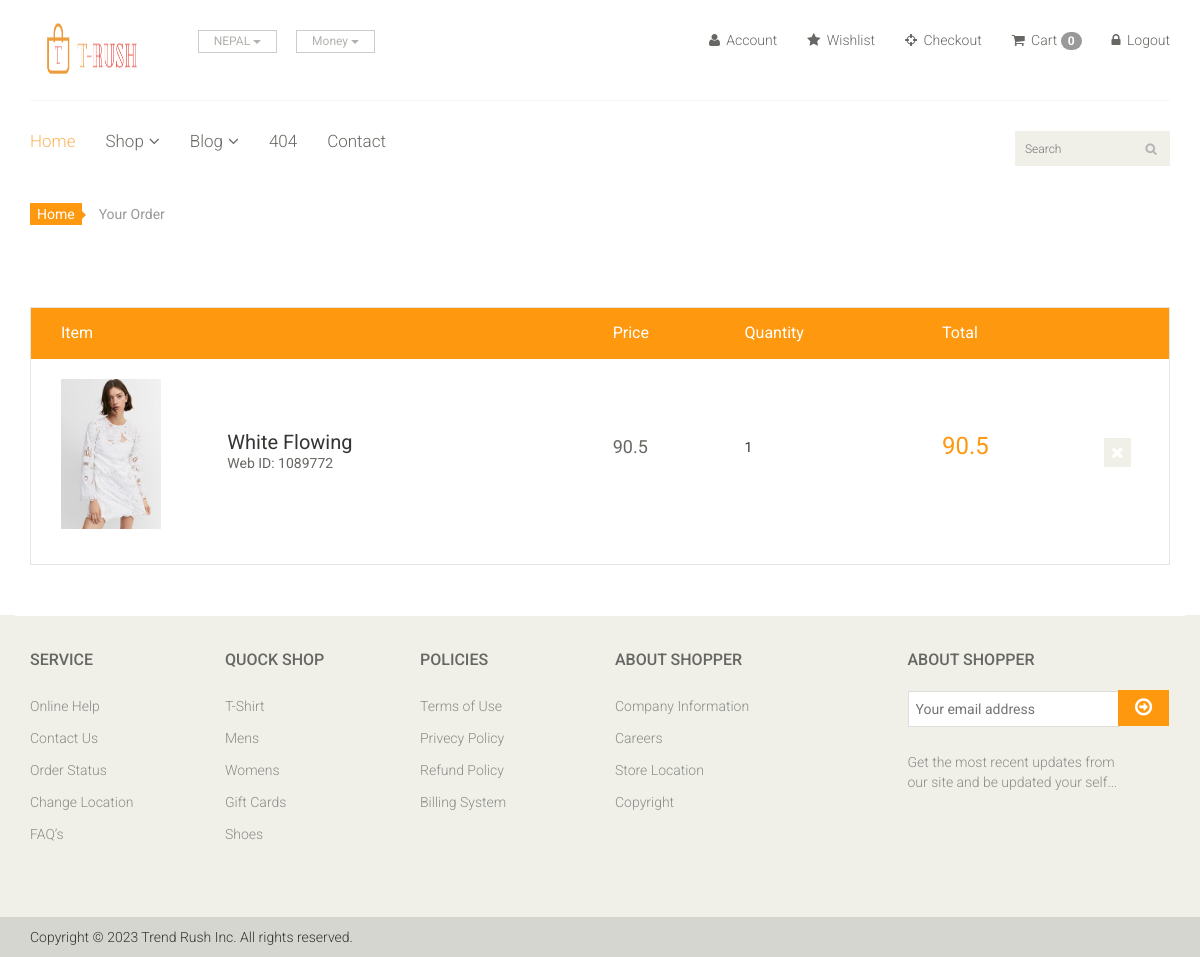
The app's page /order/ (signed in) with its own data.
### app/models.py (models this page shows, shortened)
class Order(models.Model):
    image = models.ImageField(upload_to='ecommerce/order/image')
    product = models.CharField(max_length=100,default="none")
    user = models.ForeignKey(User, on_delete=models.CASCADE)
    price = models.FloatField(default="none")
    quantity = models.CharField(max_length=10)
    total = models.FloatField()
    address = models.TextField()
    phone = models.CharField(max_length=10)
    zipcode = models.CharField(max_length=10)
    date = models.DateField(default=datetime.datetime.today)

### testbca/views.py (the view)
# urls.py: path('order/', views.YourOrder, name="order"),
def YourOrder(request):
    uid = request.session.get('_auth_user_id')
    user = User.objects.get(pk=uid)
    order = Order.objects.filter(user=user)
    context = {
        'order': order
    }
    return render(request, 'order.html', context)

### templates/order.html
{% extends "base.html" %}
{% block body %}
<section id="cart_items">
    <div class="container">
        <div class="breadcrumbs">
            <ol class="breadcrumb">
              <li><a href="#">Home</a></li>
              <li class="active">Your Order</li>
            </ol>
        </div>
        <div class="table-responsive cart_info">
            <table class="table table-condensed">
                <thead>
                    <tr class="cart_menu">
                        <td class="image">Item</td>
                        <td class="description"></td>
                        <td class="price">Price</td>
                        <td class="quantity">Quantity</td>
                        <td class="total">Total</td>
                        <td></td>
                    </tr>
                </thead>
                <tbody>
                    {% for i in order %}
                    <tr>
                        <td class="cart_product">
                            <a href="" ><img src="{{i.image}}" alt="" width="100px" ></a>
                        </td>
                        <td class="cart_description">
                            <h4><a href="" >{{i.product}}</a></h4>
                            <p>Web ID: 1089772</p>
                        </td>
                        <td class="cart_price">
                            <p>{{i.price}}</p>
                        </td>
                        <td class="cart_quantity">
                            <div class="cart_quantity_button">
                                <p>{{i.quantity}}</p>
                            </div>
                        </td>
                        <td class="cart_total">
                            <p class="cart_total_price">{{i.total}}</p>
                        </td>
                        <td class="cart_delete">
                            <a class="cart_quantity_delete" href=""><i class="fa fa-times"></i></a>
                        </td>
                    </tr>
                    {% endfor %}
                </tbody>
            </table>
        </div>
    </div>
</section>
{% endblock body %}

### static/app/css/main.css (style rules this page uses)
body { font-family: 'Roboto', sans-serif; background:; position: relative; font-weight:400px; }
a { -webkit-transition: 300ms; -moz-transition: 300ms; -o-transition: 300ms; transition: 300ms; }
h1, h2, h3, h4, h5, h6 { font-family: 'Roboto', sans-serif; }
.breadcrumbs { position: relative; }
.breadcrumbs .breadcrumb { background:transparent; margin-bottom: 75px; padding-left: 0; }
.breadcrumbs .breadcrumb li a { background:#FE980F; color: #FFFFFF; padding: 3px 7px; }
.breadcrumbs .breadcrumb li a:after { content:""; height:auto; width: auto; border-width: 8px; border-style: solid; border-color:transparent transparent transparent #FE980F; position: absolute; top: 11px; left:48px; }
.breadcrumbs .breadcrumb > li + li:before { content: " "; }
#cart_items .cart_info { border: 1px solid #E6E4DF; margin-bottom: 50px }
#cart_items .cart_info .cart_menu { background: #FE980F; color: #fff; font-size: 16px; font-family: 'Roboto', sans-serif; font-weight: normal; }
#cart_items .cart_info .table.table-condensed thead tr { height: 51px; }
#cart_items .cart_info .table.table-condensed tr { border-bottom: 1px solid#F7F7F0 }
#cart_items .cart_info .table.table-condensed tr:last-child { border-bottom: 0 }
.cart_info table tr td { border-top: 0 none; vertical-align: inherit; }
#cart_items .cart_info .image { padding-left: 30px; }
#cart_items .cart_info .cart_description h4 { margin-bottom: 0 }
#cart_items .cart_info .cart_description h4 a { color: #363432; font-family: 'Roboto',sans-serif; font-size: 20px; font-weight: normal; }
#cart_items .cart_info .cart_description p { color:#696763 }
#cart_items .cart_info .cart_price p { color:#696763; font-size: 18px }
#cart_items .cart_info .cart_total_price { color: #FE980F; font-size: 24px; }
.cart_product { display: block; margin: 15px -70px 10px 25px; }
.cart_delete { display: block; margin-right: -12px; overflow: hidden; }
.cart_delete a { background:#F0F0E9; color: #FFFFFF; padding: 5px 7px; font-size: 16px }

### records on screen
Order: image (picture), product "White Flowing", price "90.5", quantity "1", total "90.5"

### other values on screen
{{ request.session.cart|length }} "0"
